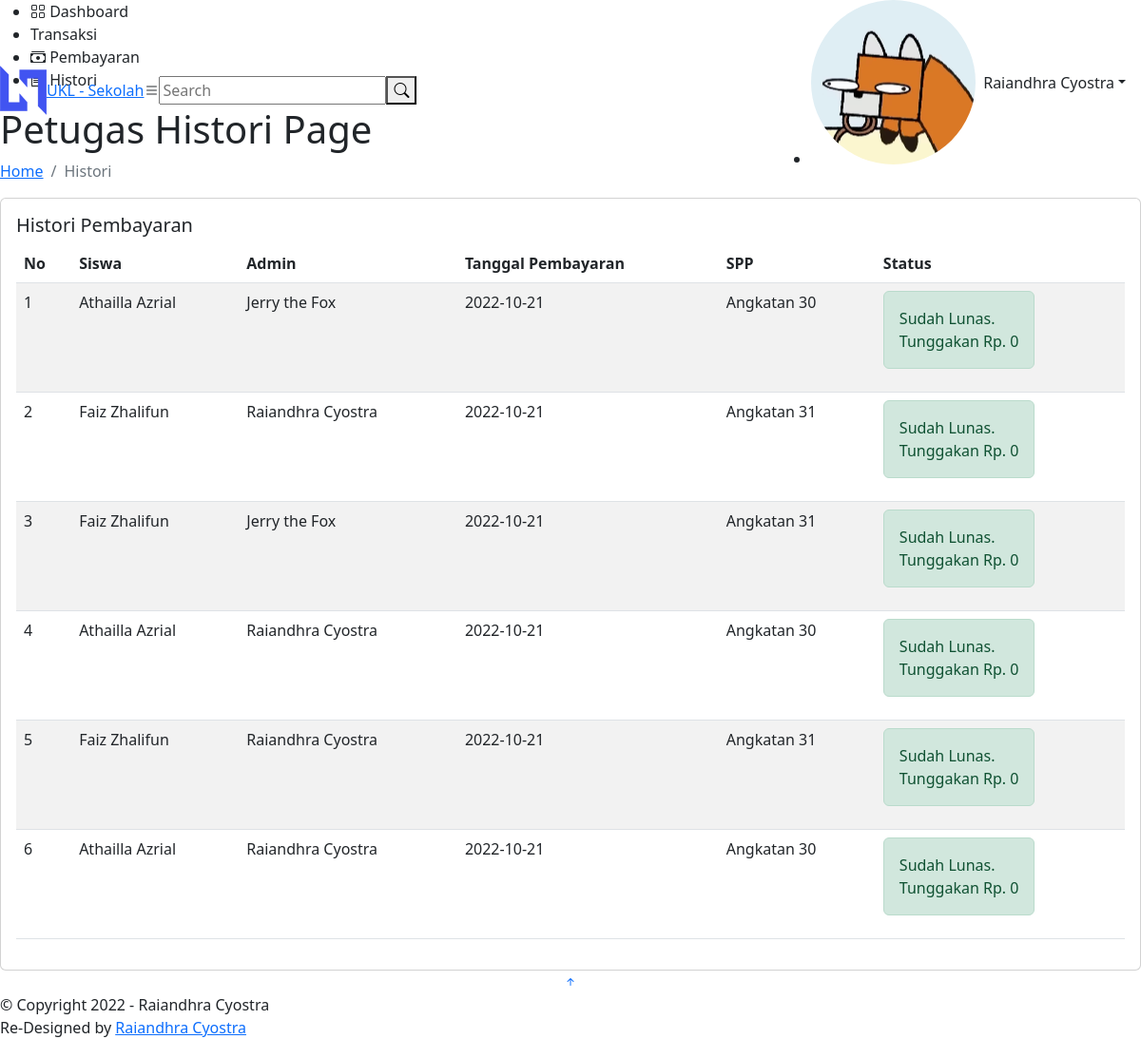
Page /Petugas/histori_pembayaran.php (signed in) on the committed database.
### tables this page shows
CREATE TABLE `pembayaran` (
  `id_pembayaran` int(11) NOT NULL,
  `id_petugas` int(11) NOT NULL,
  `nisn` int(10) NOT NULL,
  `tgl_bayar` date NOT NULL,
  `tunggakan` int(11) NOT NULL
);

CREATE TABLE `siswa` (
  `nisn` int(10) NOT NULL,
  `nis` int(8) NOT NULL,
  `nama` varchar(35) NOT NULL,
  `id_kelas` int(11) NOT NULL,
  `angkatan` int(11) NOT NULL,
  `alamat` text NOT NULL,
  `no_tlp` varchar(20) NOT NULL
);

CREATE TABLE `petugas` (
  `id_petugas` int(11) NOT NULL,
  `username` varchar(25) NOT NULL,
  `password` varchar(255) NOT NULL,
  `nama_petugas` varchar(35) NOT NULL,
  `level` enum('Petugas','Admin') NOT NULL
);

### Petugas/histori_pembayaran.php (the view, shortened to what this page needs)
<!DOCTYPE html>
<html lang="en">
<head>
  <link href="/SPP/Assets/vendor/bootstrap/css/bootstrap.min.css" rel="stylesheet">
  <link href="/SPP/Assets/vendor/bootstrap-icons/bootstrap-icons.css" rel="stylesheet">
  <link href="/SPP/Assets/vendor/boxicons/css/boxicons.min.css" rel="stylesheet">
  <link href="/SPP/Assets/vendor/quill/quill.snow.css" rel="stylesheet">
  <link href="/SPP/Assets/vendor/quill/quill.bubble.css" rel="stylesheet">
  <link href="/SPP/Assets/vendor/remixicon/remixicon.css" rel="stylesheet">
  <link href="/SPP/Assets/vendor/simple-datatables/style.css" rel="stylesheet">
  <link href="/SPP/Assets/css/style.css" rel="stylesheet">
</head>
<body>
  <?php
    include "navbar.php";
  ?>
  <main id="main" class="main">
    <div class="pagetitle">
      <h1>Petugas Histori Page</h1>
      <nav>
        <ol class="breadcrumb">
          <li class="breadcrumb-item"><a href="dashboard.php">Home</a></li>
          <li class="breadcrumb-item active">Histori</li>
        </ol>
      </nav>
    </div>
    <section class="section">
      <div class="row">
      <div class="col">
        <div class="card">
        <div class="card-body">
            <h5 class="card-title">Histori Pembayaran</h5>
            <table class="table table-striped">
            <thead>
                <tr>
                <th scope="row">No</th>
                <th scope="row">Siswa</th>
                <th scope="row">Admin</th>
                <th scope="row">Tanggal Pembayaran</th>
                <th scope="row">SPP</th>
                <th scope="row">Status</th>
                </tr>
            </thead>
            <tbody>
              <?php
                $conn = mysqli_connect('localhost', 'root', '', 'sekolah');
                $qry_histori = mysqli_query($conn, "select * from pembayaran order by id_pembayaran desc");
                $no = 0;
                while($dt_histori = mysqli_fetch_array($qry_histori)) {
                  $no++;
                  $qry_cek_kembali = mysqli_query($conn, "select * from pembayaran inner join siswa on siswa.nisn = pembayaran.nisn where pembayaran.id_pembayaran = '".$dt_histori['id_pembayaran']."'");
                  $qry_cek_kembali_petugas = mysqli_query($conn, "select * from pembayaran inner join petugas on petugas.id_petugas = pembayaran.id_petugas where pembayaran.id_pembayaran = '".$dt_histori['id_pembayaran']."'");
                  $dt_kembali = mysqli_fetch_array($qry_cek_kembali);
                  $dt_kembali_petugas = mysqli_fetch_array($qry_cek_kembali_petugas);
                  if(mysqli_num_rows($qry_cek_kembali) > 0 && $dt_kembali['tunggakan'] == 0) {
                    $tunggakan = "Tunggakan Rp. ".$dt_kembali['tunggakan'];
                    $status_pembayaran = "<label class='alert alert-success'>Sudah Lunas. <br>".$tunggakan."</label>";
                  }
              ?>
                    <tr>
                    <td><?=$no?></td>
                    <td><?=$dt_kembali['nama']?></td>
                    <td><?=$dt_kembali_petugas['nama_petugas']?></td>
                    <td><?=$dt_histori['tgl_bayar']?></td>
                    <td>Angkatan <?=$dt_kembali['angkatan']?></td>
                    <td><?=$status_pembayaran?></td>
                    </tr>
              <?php
                }
              ?>
            </tbody>
            </table>
        </div>
        </div>
      </div>
      </div>
    </section>
  </main>
  <a href="#" class="back-to-top d-flex align-items-center justify-content-center"><i class="bi bi-arrow-up-short"></i></a>
  <?php
    include "footer.php";
  ?>
</body>
</html>

### rows in the picture
pembayaran: nisn.nama "Athailla Azrial", id_petugas.nama_petugas "Jerry the Fox", tgl_bayar "2022-10-21", nisn.angkatan "30", tunggakan "Tunggakan Rp. 0"
pembayaran: nisn.nama "Faiz Zhalifun", id_petugas.nama_petugas "Raiandhra Cyostra", tgl_bayar "2022-10-21", nisn.angkatan "31", tunggakan "Tunggakan Rp. 0"
pembayaran: nisn.nama "Faiz Zhalifun", id_petugas.nama_petugas "Jerry the Fox", tgl_bayar "2022-10-21", nisn.angkatan "31", tunggakan "Tunggakan Rp. 0"
pembayaran: nisn.nama "Athailla Azrial", id_petugas.nama_petugas "Raiandhra Cyostra", tgl_bayar "2022-10-21", nisn.angkatan "30", tunggakan "Tunggakan Rp. 0"
pembayaran: nisn.nama "Faiz Zhalifun", id_petugas.nama_petugas "Raiandhra Cyostra", tgl_bayar "2022-10-21", nisn.angkatan "31", tunggakan "Tunggakan Rp. 0"
pembayaran: nisn.nama "Athailla Azrial", id_petugas.nama_petugas "Raiandhra Cyostra", tgl_bayar "2022-10-21", nisn.angkatan "30", tunggakan "Tunggakan Rp. 0"

### other values in the picture
$_SESSION['nama_petugas'] "Raiandhra Cyostra"
